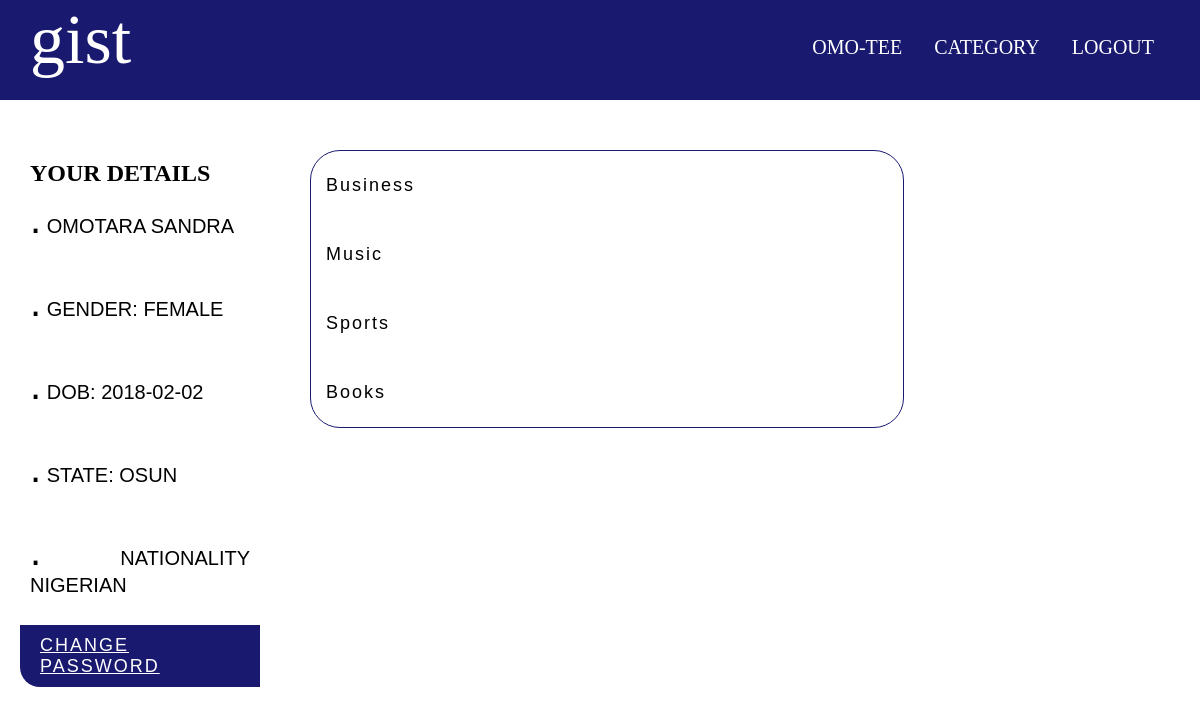
Page /dashboard.php (signed in) on the committed database.
### tables this page shows
CREATE TABLE `user` (
  `user_id` int(10) UNSIGNED NOT NULL,
  `firstname` varchar(20) NOT NULL,
  `lastname` varchar(20) NOT NULL,
  `email` varchar(20) NOT NULL,
  `phone_no` char(11) NOT NULL,
  `gender` varchar(20) NOT NULL,
  `date_of_birth` date NOT NULL,
  `state_of_origin` varchar(20) NOT NULL,
  `nationality` varchar(20) NOT NULL,
  `username` varchar(32) NOT NULL,
  `password` char(32) NOT NULL
);

CREATE TABLE `category` (
  `category_id` int(20) UNSIGNED NOT NULL,
  `category_name` varchar(20) NOT NULL
);

### dashboard.php (the view, shortened to what this page needs)
<?php
    include("db/authentication.php");
    $username = $_SESSION['username'];
    $user_id = $_SESSION['user_id'];
    $select = mysqli_query($db, "SELECT * FROM category")or die(mysqli_error($db));
    $query = mysqli_query($db, "SELECT * FROM user WHERE username = '".$username."' AND user_id = '".$user_id."' ")or die(mysqli_error($db));
?>
<!DOCTYPE html PUBLIC "-//W3C//DTD XHTML 1.0 Transitional//EN" "http://www.w3.org/TR/xhtml1/DTD/xhtml1-transitional.dtd">
<html xmlns="http://www.w3.org/1999/xhtml">
<head>
</head>
<body>
	<div class="container">
		<div class="nav">
			<div id="logo">gist</div>
			<div id="user">
					<a id="username" href=""><p><?php echo $username?></p></a>
					<a id="category" href="category.php"><p>CATEGORY</p></a>
					<a id="logout" href="logout.php"><p>LOGOUT</p></a>
			</div>
		</div>
		<div class="content clear">
			<div class="side1" id="side1">
					<h3>Your Details</h3>
				<?php
			$res=mysqli_fetch_array($query);
			$name=$res['firstname'].' '.$res['lastname'];
			echo '<p><span>.</span> '.$name.'</p>'.'</br>';
			echo '<p><span>.</span> Gender: '.$res["gender"].'</p>'.'</br>';
			echo '<p><span>.</span> DOB: '.$res["date_of_birth"].'</p>'.'</br>';
			echo '<p><span>.</span> State: '.$res["state_of_origin"].'</p>'.'</br>';
			echo '<p><span>.</span> Nationality '.$res["nationality"].'</p>'.'</br>';
			echo '<a href=change_password>Change Password</a>';
		?>
			</div>
			<div id="side2" class="side2 ">
				<div id="post">
				<?php
		while ($result=mysqli_fetch_array($select)) {
			$category_name=$result['category_name'];
			$category_id=$result['category_id'];
			echo '<a href=post.php?category_id='.$category_id.'&category_name='.$category_name.'>'.$category_name.'</a>';
		?>
		<?php } ?>
		</div>
			</div>
		</div>
	</div>
</body>
</html>

### dashboard.php (style rules this page uses)
body { background-image: url(images/ten.jpg); background-repeat: no-repeat; background-size: cover; background-attachment :fixed; }
* { margin:0; padding:0; }
.container { width:100%; margin:auto; }
.nav { margin-bottom: 30px; color: white; background: #191970; overflow: hidden; height: 100px; }
.header, #user, .nav, .side1, .side2, .content, .footer { margin-bottom: 5px }
.side1, .side2, .side3 { float:left; margin: 20px }
#logo { float: left; vertical-align: center; font-size: 70px; font-family: ; margin: auto 30px; }
#user { float: right; }
#username, #logout, #home, #category { float: left; margin: 10px; }
#user { margin-right: 30px; }
#username, #logout, #home, #category { margin: 30px 10px; color:#FFF; text-decoration: none; font-size: 20px; padding:6px; list-style: none; }
.clear { clear: both; }
.side1 { width: 20%; background-color: rgba(255,255,255,0.8); color: #000; margin-right: 30px; text-align: justify; text-transform: uppercase; border-top-right-radius: 20px; border-bottom-left-radius: 20px; }
.side2 { width: 49.5%; }
.side2 { float: left; }
.side1 p { margin: 10px 10px; font-family: "Trebuchet MS", Arial, Helvetica, sans-serif; font-size:20px; }
h3 { margin: 10px; font-size: 24px; }
span { font-size: 40px; text-align: center; }
#side1 a { background-color: #191970; color: #fff; font-family:Arial; font-size:18px; display:block; padding:10px 20px; letter-spacing: 2px; border-bottom-left-radius: 20px; }
#post { background-color: rgba(255,255,255,0.5); border-radius: 30px; border: 1px solid #191970; }
#post a { color:#000; font-family:Arial, Helvetica, sans-serif; font-size:18px; letter-spacing:2px; padding:24px 15px; text-decoration:none; display:block; }

### rows in the picture
user: name "OMOTARA SANDRA", gender "FEMALE", date_of_birth "2018-02-02", state_of_origin "OSUN", nationality "NIGERIAN"
category: category_name "Business"
category: category_name "Music"
category: category_name "Sports"
category: category_name "Books"

### other values in the picture
$username "OMO-TEE"
